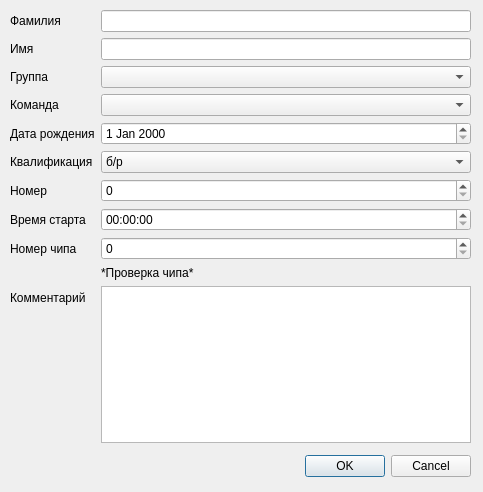
<?xml version="1.0" encoding="UTF-8"?>
<ui version="4.0">
 <class>FormPerson</class>
 <widget class="QDialog" name="FormPerson">
  <property name="geometry">
   <rect>
    <x>0</x>
    <y>0</y>
    <width>483</width>
    <height>492</height>
   </rect>
  </property>
  <property name="windowTitle">
   <string>Участник</string>
  </property>
  <widget class="QDialogButtonBox" name="buttonBox">
   <property name="geometry">
    <rect>
     <x>130</x>
     <y>450</y>
     <width>341</width>
     <height>32</height>
    </rect>
   </property>
   <property name="orientation">
    <enum>Qt::Horizontal</enum>
   </property>
   <property name="standardButtons">
    <set>QDialogButtonBox::Cancel|QDialogButtonBox::Ok</set>
   </property>
  </widget>
  <widget class="QWidget" name="layoutWidget">
   <property name="geometry">
    <rect>
     <x>10</x>
     <y>10</y>
     <width>461</width>
     <height>433</height>
    </rect>
   </property>
   <layout class="QFormLayout" name="formLayout">
    <item row="0" column="0">
     <widget class="QLabel" name="label">
      <property name="text">
       <string>Фамилия</string>
      </property>
     </widget>
    </item>
    <item row="0" column="1">
     <widget class="QLineEdit" name="ed_surname"/>
    </item>
    <item row="1" column="0">
     <widget class="QLabel" name="label_2">
      <property name="text">
       <string>Имя</string>
      </property>
     </widget>
    </item>
    <item row="1" column="1">
     <widget class="QLineEdit" name="ed_name"/>
    </item>
    <item row="2" column="0">
     <widget class="QLabel" name="label_3">
      <property name="text">
       <string>Группа</string>
      </property>
     </widget>
    </item>
    <item row="3" column="0">
     <widget class="QLabel" name="label_4">
      <property name="text">
       <string>Команда</string>
      </property>
     </widget>
    </item>
    <item row="4" column="0">
     <widget class="QLabel" name="label_5">
      <property name="text">
       <string>Дата рождения</string>
      </property>
     </widget>
    </item>
    <item row="5" column="0">
     <widget class="QLabel" name="label_6">
      <property name="text">
       <string>Квалификация</string>
      </property>
     </widget>
    </item>
    <item row="6" column="0">
     <widget class="QLabel" name="label_7">
      <property name="text">
       <string>Номер</string>
      </property>
     </widget>
    </item>
    <item row="7" column="0">
     <widget class="QLabel" name="label_8">
      <property name="text">
       <string>Время старта</string>
      </property>
     </widget>
    </item>
    <item row="8" column="0">
     <widget class="QLabel" name="label_9">
      <property name="text">
       <string>Номер чипа</string>
      </property>
     </widget>
    </item>
    <item row="10" column="0">
     <widget class="QLabel" name="label_10">
      <property name="text">
       <string>Комментарий</string>
      </property>
     </widget>
    </item>
    <item row="7" column="1">
     <widget class="QTimeEdit" name="ted_start">
      <property name="displayFormat">
       <string>hh:mm:ss</string>
      </property>
     </widget>
    </item>
    <item row="10" column="1">
     <widget class="QPlainTextEdit" name="pled_comment"/>
    </item>
    <item row="5" column="1">
     <widget class="QComboBox" name="cb_qual">
      <property name="currentText">
       <string>б/р</string>
      </property>
      <property name="currentIndex">
       <number>0</number>
      </property>
      <item>
       <property name="text">
        <string>б/р</string>
       </property>
      </item>
      <item>
       <property name="text">
        <string>Iю</string>
       </property>
      </item>
      <item>
       <property name="text">
        <string>IIю</string>
       </property>
      </item>
      <item>
       <property name="text">
        <string>IIIю</string>
       </property>
      </item>
      <item>
       <property name="text">
        <string>I</string>
       </property>
      </item>
      <item>
       <property name="text">
        <string>II</string>
       </property>
      </item>
      <item>
       <property name="text">
        <string>III</string>
       </property>
      </item>
      <item>
       <property name="text">
        <string>КМС</string>
       </property>
      </item>
      <item>
       <property name="text">
        <string>МС</string>
       </property>
      </item>
      <item>
       <property name="text">
        <string>МСМК</string>
       </property>
      </item>
      <item>
       <property name="text">
        <string>ЗМС</string>
       </property>
      </item>
     </widget>
    </item>
    <item row="4" column="1">
     <widget class="QDateEdit" name="ed_date"/>
    </item>
    <item row="3" column="1">
     <widget class="QComboBox" name="cb_org"/>
    </item>
    <item row="2" column="1">
     <widget class="QComboBox" name="cb_group"/>
    </item>
    <item row="9" column="1">
     <widget class="QLabel" name="lb_check_cardNum">
      <property name="text">
       <string>*Проверка чипа*</string>
      </property>
     </widget>
    </item>
    <item row="8" column="1">
     <widget class="QSpinBox" name="ed_cardNum">
      <property name="maximum">
       <number>999999999</number>
      </property>
     </widget>
    </item>
    <item row="6" column="1">
     <widget class="QSpinBox" name="ed_bib">
      <property name="maximum">
       <number>9999999</number>
      </property>
     </widget>
    </item>
   </layout>
  </widget>
 </widget>
 <resources/>
 <connections>
  <connection>
   <sender>buttonBox</sender>
   <signal>accepted()</signal>
   <receiver>FormPerson</receiver>
   <slot>accept()</slot>
   <hints>
    <hint type="sourcelabel">
     <x>248</x>
     <y>254</y>
    </hint>
    <hint type="destinationlabel">
     <x>157</x>
     <y>274</y>
    </hint>
   </hints>
  </connection>
  <connection>
   <sender>buttonBox</sender>
   <signal>rejected()</signal>
   <receiver>FormPerson</receiver>
   <slot>reject()</slot>
   <hints>
    <hint type="sourcelabel">
     <x>316</x>
     <y>260</y>
    </hint>
    <hint type="destinationlabel">
     <x>286</x>
     <y>274</y>
    </hint>
   </hints>
  </connection>
 </connections>
</ui>
